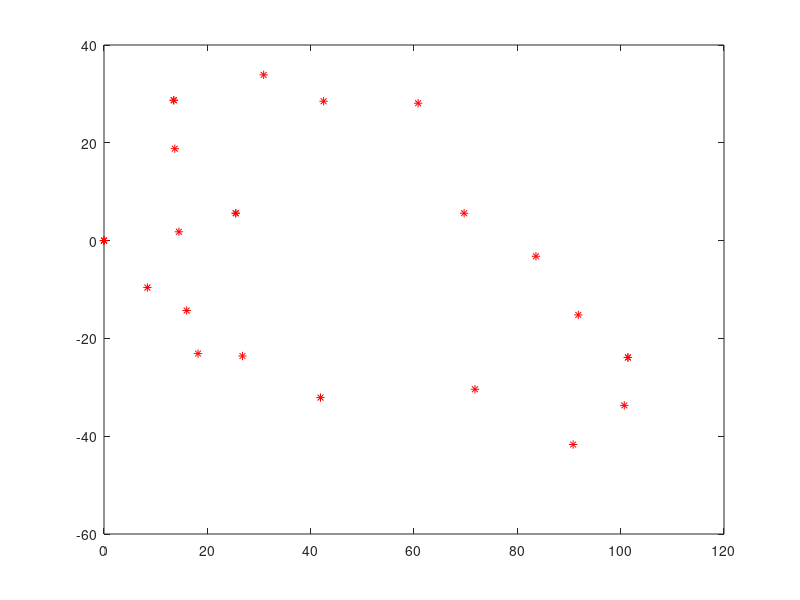

Write MATLAB code to recreate this figure. (Note: this script raises an error after producing the figure.)
warning off
%上方
x1 = [0 13.5 30.9 42.5 60.8 69.7 83.6 91.8 101.4] ;
y1 = [0 28.7 33.9 28.5 28.1 5.6 -3.2 -15.2 -23.9] ;
%下方
x2 = [0 8.4 16 18.2 26.8 41.9 71.8 90.8 100.7 101.4] ;
y2 = [0 -9.6 -14.3 -23.1 -23.6 -32.1 -30.4 -41.7 -33.7 -23.9] ; 
%突出部分
x3 = [0 14.5 25.5] ;
y3 = [0 1.8 5.6] ;
x4 = [13.5 13.7 25.5] ;
y4 = [28.7 18.8 5.6] ;
plot(x1,y1,"*r")
hold on
plot(x2,y2, "*r")
plot(x3,y3,"*r")
plot(x4,y4,"*r")

count = 4 ;
disp("第一段曲线")
x1h = [0 13.5 30.9 42.5] ;
y1h = [0 28.7 33.9 28.5] ;
x = 0 :0.1 : 42 ;
y = zeros(421);
for i = 1 : 421
     y(i) = fit(x1h,y1h,count,x(i) , 0) ;
end
plot(x,y,"b-")
fit(x1h,y1h,count,x(i) , 1);

x2h = [30.9 42.5 60.8 69.7 ] ;
y2h = [33.9 28.5 28.1 5.6 ] ;
x = 42 :0.1 : 70 ;
y = zeros(281);
for i = 1 : 281
    y(i) = fit(x2h,y2h,count,x(i) , 0) ;
end
fit(x2h,y2h,count,x(i) , 1);
plot(x,y,"b-")

x3h = [69.7 83.6 91.8 101.4] ;
y3h = [5.6 -3.2 -15.2 -23.9] ;
x = 70 :0.1 : 102 ;
y = zeros(321);
for i = 1 : 321
     y(i) = fit(x3h,y3h,count,x(i) , 0) ;
end
fit(x3h,y3h,count,x(i) , 1);
plot(x,y,"b-")


disp("第二段曲线")
x1h = [0 8.4 16 18.2] ;
y1h = [0 -9.6 -14.3 -23.1] ;
x = 0 :0.1 : 18 ;
y = zeros(181);
for i = 1 : 181
    y(i) = fit(x1h,y1h,count,x(i) , 0) ;
end
fit(x1h,y1h,count,x(i) , 1);
plot(x,y,"b-")

x2h = [18.2 26.8 41.9 71.8] ;
y2h = [-23.1 -23.6 -32.1 -30.4] ;
x = 18 :0.1 : 72 ;
y = zeros(541);
for i = 1 : 541
    y(i) = fit(x2h,y2h,count,x(i) , 0) ;
end
fit(x2h,y2h,count,x(i) , 1);
plot(x,y,"b-")

x3h = [41.9 71.8 90.8 100.7 101.4] ;
y3h = [-23.6 -30.4 -41.7 -33.7 -23.9] ;
x = 72 :0.1 : 102 ;
y = zeros(301);
for i = 1 : 301
    y(i) = fit(x3h,y3h,count-1,x(i) , 0) ;
end
fit(x3h,y3h,count-1,x(i) , 1);
plot(x,y,"b-")

disp("第三段曲线（割补）")
x = 0 : 0.1 :25.5 ;
y = zeros (256) ;
for i = 1 : 256
    y(i) = fit(x3,y3,2,x(i) , 0) ;
end
fit(x3,y3,2,x(i) , 1);
plot(x,y,"b-")

x = 13.5 : 0.1 :25.5 ;
y = zeros (121) ;
for i = 1 : 121
    y(i) = fit(x4,y4,1,x(i) , 0) ;
end
 fit(x4,y4,1,x(i) , 1);
plot(x,y,"b-")